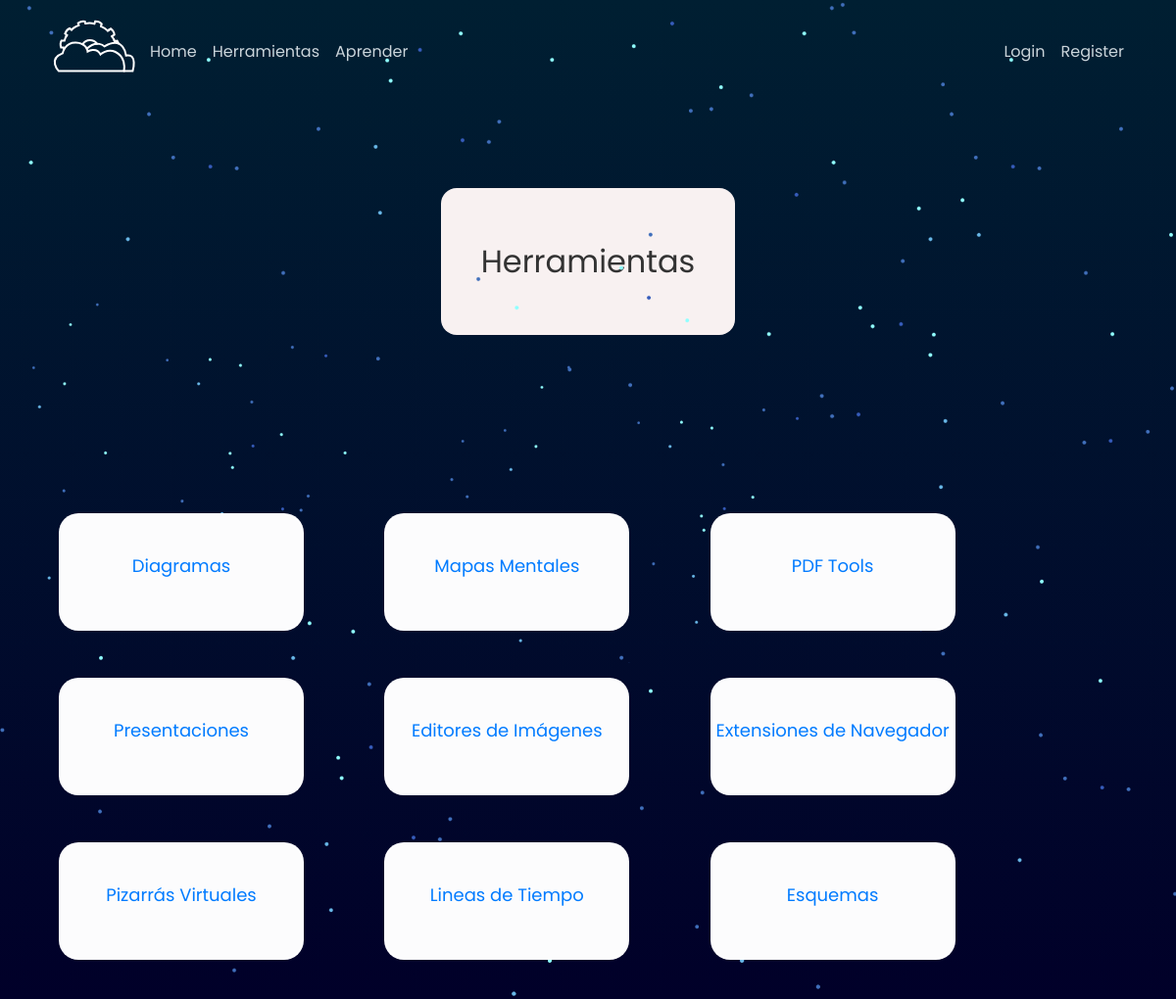
The page /tools on the database as committed earlier.
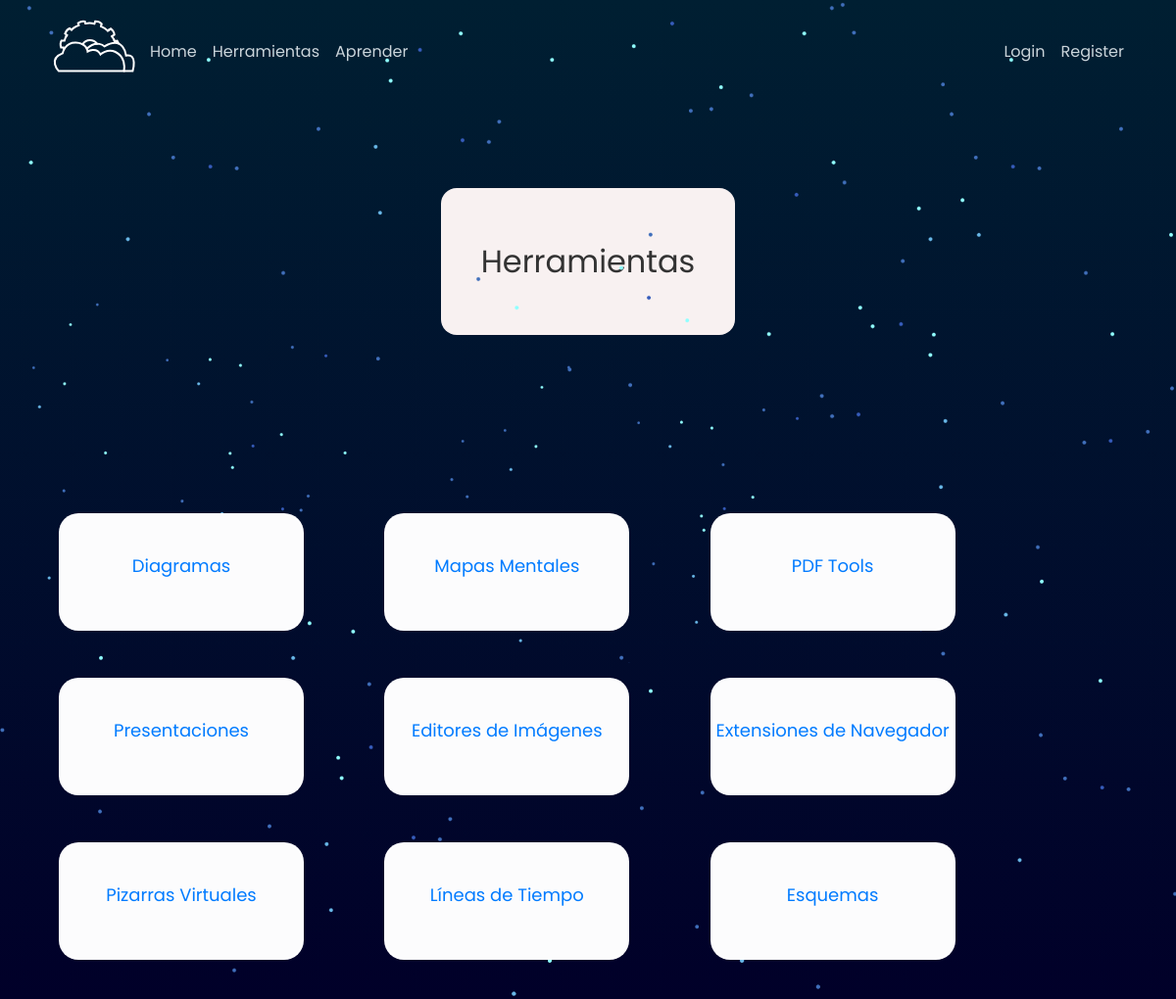
The same page on the database as committed later.
### aplicacion/models.py (models this page shows)
class Category(db.Model):
    id = db.Column(db.Integer, primary_key=True)
    category_name = db.Column(db.String(20), unique=True, nullable=False)
    image_category = db.Column(db.String(30), unique=False, nullable=True)
    type_category_id = db.Column(db.Integer, db.ForeignKey('type.id'))
    url_for_category = db.Column(db.String(30), unique=True, nullable=True)
    category_id = db.relationship('Tool', backref='category_name')

### aplicacion/routes.py (the view)
@app.route('/tools')
def tools():
    form = ActividadesInput()
    id_user = current_user.get_id()
    activities = Activity.query.filter_by(users_id=id_user).all()
    myCategory = Category.query.filter_by(type_category_id=1).all()
    return render_template('tools.html',form=form, myCategory=myCategory, incomplete=activities)

### aplicacion/routes.py (called while the page is built)
@app.before_request
def before_request():
    new = request.endpoint
    print(new)
    g.lista_dou = addon(lista, new)
    print(g.lista_dou)

### aplicacion/templates/tools.html (shortened to what this page needs)
{% extends "layout.html" %}
{% block links %}
    <link rel="stylesheet" type="text/css" href="{{ url_for('static', filename='css/normalize.css') }}">
    <link rel="stylesheet" type="text/css" href="{{ url_for('static', filename='css/style-2.css') }}">
{% endblock %}
{% block body %}
<div class="contenedor" style="background-color: transparent !important;">
    <div class="contenedor-2">
        <div class="container titan">Herramientas</div>
    </div>
</div>
<ul>
    {% for i in myCategory %}
        <a href="{{ url_for(i.url_for_category) }}">
            <div class="cuadrate">
                 <div class="texto" style="font-family: 'Poppins', sans-serif; font-size: large;">{{ i.category_name }}</div>
            </div>
        </a>
    {% endfor %}
</ul>
{% endblock %}

Rows that differ between the two databases and show on the page:
changed Category: category_name "Pizarrás Virtuales" → "Pizarras Virtuales"
changed Category: category_name "Lineas de Tiempo" → "Líneas de Tiempo"
